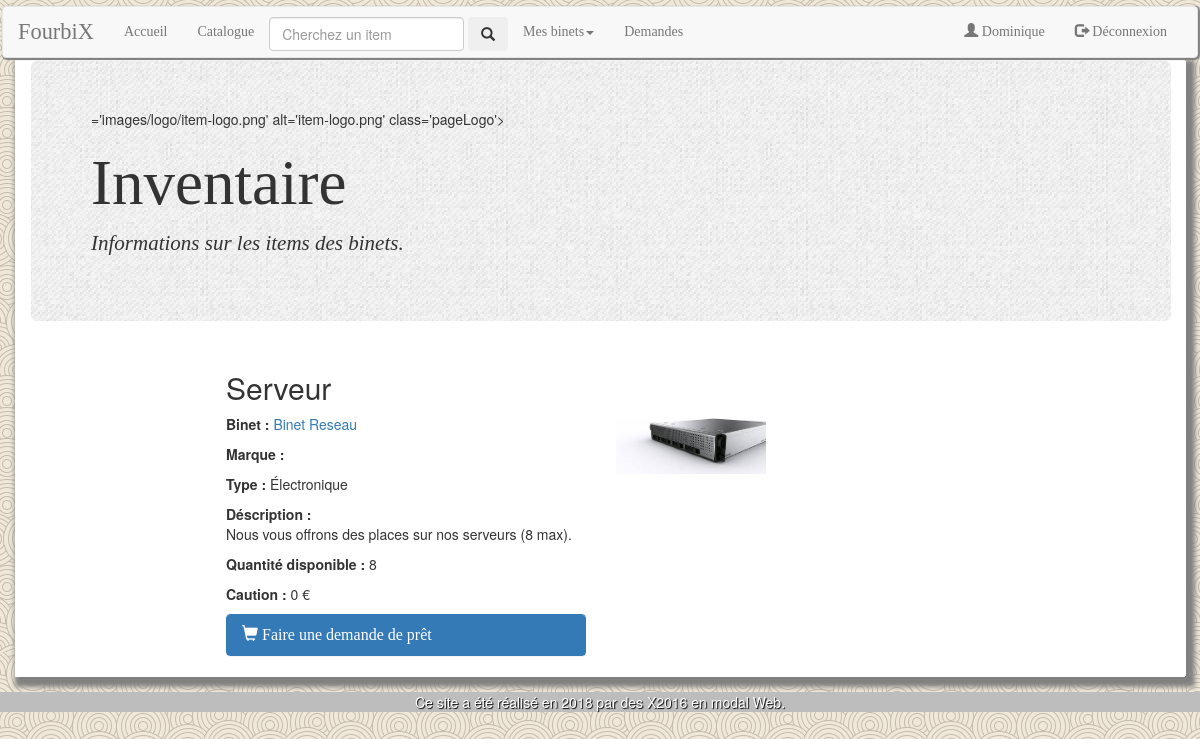
The page /index.php?page=item&id=28 (signed in) on the database its author committed.
### tables this page shows
CREATE TABLE `utilisateurs` (
  `prenom` varchar(64) NOT NULL,
  `nom` varchar(64) NOT NULL,
  `formation` varchar(64) NOT NULL,
  `email` varchar(128) NOT NULL,
  `login` varchar(64) NOT NULL,
  `password` varchar(40) NOT NULL,
  `naissance` date NOT NULL COMMENT 'Pour savoir si la personne est majeure.'
);

CREATE TABLE `items` (
  `id` int(11) NOT NULL,
  `nom` varchar(128) NOT NULL,
  `marque` varchar(128) DEFAULT NULL,
  `type` varchar(64) DEFAULT NULL,
  `binet` varchar(64) NOT NULL,
  `quantite` int(11) NOT NULL,
  `description` text NOT NULL,
  `image` varchar(128) NOT NULL DEFAULT 'default-itemlogo.png',
  `offre` tinyint(1) NOT NULL DEFAULT '1',
  `isstockpublic` tinyint(1) NOT NULL DEFAULT '1',
  `caution` float NOT NULL DEFAULT '0'
);

### class/Binet.php (called while the page is built, shortened)
<?php
class Binet{
    public static function generateBinetsByMember($dbh, $login){
        $query="SELECT binet FROM membres WHERE utilisateur = ? AND binet!='Administrateurs' GROUP BY binet ORDER BY binet ASC";
        $sth = $dbh->prepare($query);
        $sth->setFetchMode(PDO::FETCH_CLASS, 'Binet');
        $sth->execute(array($login));
        $binets = array();
        while($membre = $sth->fetch()){
            array_push($binets, $membre);
        }
        return $binets;
    }
}

### class/Utilisateur.php (called while the page is built, shortened)
<?php
class Utilisateur {
    public static function getUtilisateur($dbh, $login) {
        $query = "SELECT * FROM `utilisateurs` WHERE `login` = ?;";
        $sth = $dbh->prepare($query);
        $sth->setFetchMode(PDO::FETCH_CLASS, 'Utilisateur');
        $sth->execute(array($login));
        $user = $sth->fetch();
        return $user;
    }
}

### class/Item.php (called while the page is built, shortened)
<?php
class Item{
    public static function getItemById($dbh, $id){
        $query = "SELECT * FROM items WHERE id = ?";
        $sth = $dbh->prepare($query);
        $sth->setFetchMode(PDO::FETCH_CLASS, 'Item');
        $sth->execute(array($id));
        $item = $sth->fetch();
        return $item;
    }
}
?>

### contents/item.php (the view, shortened to what this page needs)
<div class="container">
    <div class="jumbotron">
        <img >='images/logo/item-logo.png' alt='item-logo.png' class='pageLogo'>
        <h1>Inventaire</h1>
        <p>Informations sur les items des binets.</p>
    </div>
<?php
if (isset($_GET['id']) and ctype_digit($_GET['id'])){
	$item = Item::getItemById($dbh, $_GET['id']);
?>
<div class="item">
	<div class="row">
		<div class="col-md-4 col-md-offset-2">
			<h2><?php echo htmlspecialchars($item->nom) ?></h2>
		</div>
	</div>
	<div class="row">
		<div class="col-md-4 col-md-offset-2">
			<p><b>Binet : </b><a href="<?php echo 'index.php?page=binet&pageBinet=' . htmlspecialchars($item->binet); ?>"><?php echo htmlspecialchars($item->binet) ?></a></p>
			<p><b>Marque : </b><?php echo htmlspecialchars($item->marque) ?></p>
			<p><b>Type : </b><?php echo htmlspecialchars($item->type) ?></p>
			<p><b>Déscription : </b><br/><?php echo htmlspecialchars($item->description) ?></p>
			<p><b>Quantité disponible : </b><?php echo htmlspecialchars($item->quantite) ?></p>
			<p><b>Caution : </b><?php echo htmlspecialchars($item->caution) ?> &euro;</p>
		</div>
		<div class="col-md-4">
			<img src=<?php echo "\"images/items/{$item->image}\" alt=\"images/items/{$item->image}\""; ?> class="image-item-Manager">
		</div>
	</div>
</div>
<div class="demande">
<?php
		if($item->quantite > 0){
?>
	<div class="row"><div class="col-md-4 col-md-offset-2">
		<div class="panel panel-primary">
		<div class="panel-heading" data-toggle="collapse" data-target="#demande-form">
			<h3 class="panel-title"><span class="glyphicon glyphicon-shopping-cart"></span> Faire une demande de prêt</h3>
		</div>
		</div>
	</div>
</div></div>
<?php
	}
	else
		echo "<h4 style='text-align:center'>Cet item n'existe pas ou n'est pas disponible.</h4>";
}
else
	echo "<h4 style='text-align:center'>Cet item n'existe pas ou n'est pas disponible.</h4>";
?>
</div>

### utilities/utils.php (shortened to what this page needs)
<?php
function generateHTMLHeader($titre, $linkCSS) {
    echo <<<CHAINE_DE_FIN
<!DOCTYPE html>
<html>
   <head>
        <meta charset="UTF-8"/>
        <meta name="viewport" content="width=device-width, initial-scale=1">
        <link href="bootstrap/css/bootstrap.css" rel="stylesheet">
        <link rel="stylesheet" type="text/css" href="$linkCSS">
        <link rel="icon" type="image/x-icon" href="images/logo/favicon.ico" />
        <link rel="icon" type="image/png" href="images/logo/favicon.png" />
        <script type="text/javascript" src="js/jquery-1.11.0.min.js"></script>
        <script type="text/javascript" src="js/code.js"></script>
        <script type="text/javascript" src="js/sorttable.js"></script>
        <script type="text/javascript" src="bootstrap/js/bootstrap.js"></script>
        <script type="text/javascript" src="bootstrap/js/jquery.js"></script>
        <script type="text/javascript" src="bootstrap/js/npm.js"></script>
        <title>$titre</title>
    </head>
        <body>
            <div class='upperNavBar'>
            </div>
CHAINE_DE_FIN;
}
function generateHTMLFooter(){
    echo <<< CHAINE_DE_FIN
    <footer class="page-footer font-small pt-4 mt-4">
        <div class="footer-copyright py-3 text-center">
            Ce site a été réalisé en 2018 par des X2016 en modal Web.
        </div>
    </footer>
    </body>
</html>
CHAINE_DE_FIN;
}
function generateNavBar($dbh, $isLogged){
    if (!$isLogged){
        echo <<< CHAINE_DE_FIN
    <nav class="navbar navbar-default" role="navigation" style="margin:2px">
        <div class="container-fluid">
            <div class="navbar-header">
                <button type="button" class="navbar-toggle collapsed" data-toggle="collapse" data-target="#navbar" aria-expanded="false">
                    <span class="sr-only">Toggle navitagion</span>
                    <span class="icon-bar"></span>
                    <span class="icon-bar"></span>
                    <span class="icon-bar"></span>
                </button>
                <a class="navbar-brand titreSite" href="index.php">FourbiX</a>
            </div>
            <div class="navbar-collapse collapse" id="navbar">
                <ul class="nav navbar-nav">
                    <li><a href="index.php?page=accueil">Accueil</a></li>
                    <li style=margin-top:10px>
                </ul>
                <ul class="nav navbar-nav navbar-right">
                    <li><a href="index.php?page=inscription"><span class="glyphicon glyphicon-user"></span> S'inscrire</a></li>
                    <li><a href="index.php?page=accueil"><span class="glyphicon glyphicon-log-in"></span> Connexion</a></li>
                </ul>
            </div>
        </div>
    </nav>
CHAINE_DE_FIN;
    } else{
        $login= htmlspecialchars($_SESSION["login"]);
        $binets= Binet::generateBinetsByMember($dbh, $login);
            echo <<< CHAINE_DE_FIN
    <nav class="navbar navbar-default" role="navigation" style="margin:2px">
        <div class="container-fluid">
            <div class="navbar-header">
                <button type="button" class="navbar-toggle collapsed" data-toggle="collapse" data-target="#navbar" aria-expanded="false">
                    <span class="sr-only">Toggle navitagion</span>
                    <span class="icon-bar"></span>
                    <span class="icon-bar"></span>
                    <span class="icon-bar"></span>
                </button>
                <a class="navbar-brand titreSite" href="index.php">FourbiX</a>
            </div>
            <div class="navbar-collapse collapse" id="navbar">
                <ul class="nav navbar-nav navbar-left">
                    <li><a href="index.php?page=accueil">Accueil</a></li>
                    <li><a href="index.php?page=catalogue">Catalogue</a></li>
                    <li style=margin-top:10px>
                    <form class="form-inline" method="get" action="index.php">
                        <input class="form-control mr-sm-2" type="search" name="search" placeholder="Cherchez un item" aria-label="Search">
                        <button class="btn btn-outline-success my-2 my-sm-0" type="submit" value="search" name="page"><span class="glyphicon glyphicon-search"></span></button>
                    </form></li>
CHAINE_DE_FIN;
        if (sizeof($binets) != 0){
                    echo <<< CHAINE_DE_FIN
                    <li class='dropdown'><a href="#" class="dropdown-toggle" data-toggle="dropdown" role="button" aria-haspopup="true" aria-expanded="false">Mes binets<span class="caret"></span></a>
                        <ul class="dropdown-menu">
CHAINE_DE_FIN;
            echo <<< CHAINE_DE_FIN
                        </ul>
                    </li>
CHAINE_DE_FIN;
        }
                echo '<li><a href="index.php?page=demandes">Demandes</a></li>';
            $prenom = Utilisateur::getUtilisateur($dbh, $login)->prenom;
            echo <<< CHAINE_DE_FIN
                </ul>
                <ul class="nav navbar-nav navbar-right">
                    <li><a href="index.php?page=utilisateur"><span class="glyphicon glyphicon-user"></span> $prenom</a></li>
                    <li><a href="index.php?todo=logout&page=accueil"><span class="glyphicon glyphicon-log-out"></span> Déconnexion</a></li>
                </ul>
            </div>
        </div>
    </nav>
CHAINE_DE_FIN;
    }
}
?>

### css/style.css (style rules this page uses)
body { background: url('../images/logo/background/background-marron.png') repeat fixed; }
.navbar { box-shadow: 1px 1px 1px 1px grey; }
.navbar li a { font-family:fantasy, serif; }
footer { margin-top:15px; bottom:2px; width:100%; color:white; text-shadow:1px 1px 1px black; }
.container { background-color:white; }
.jumbotron { background: url('../images/logo/jumbotron-background.jpg') repeat fixed; }
.jumbotron h1 { font-family: "Jazz LET", serif; }
.jumbotron p { font-family: "Marker Felt", serif; font-style:italic; }
.image-item-Manager { width:100%; max-height:150px; max-width:150px; }
.titreSite { text-align:center; font-family: 'progress','Jazz LET', Impact, fantsy, serif; font-size:1.6em; }
.panel-heading { font-family: fantasy, serif; }
footer { background-color: #bdbdbd; }

### rows shown on the page
utilisateurs: prenom "Dominique"
items: nom "Serveur", binet "Binet Reseau", type "Électronique", description "Nous vous offrons des places sur nos serveurs (8 max).", quantite "8", caution "0", image (picture)
